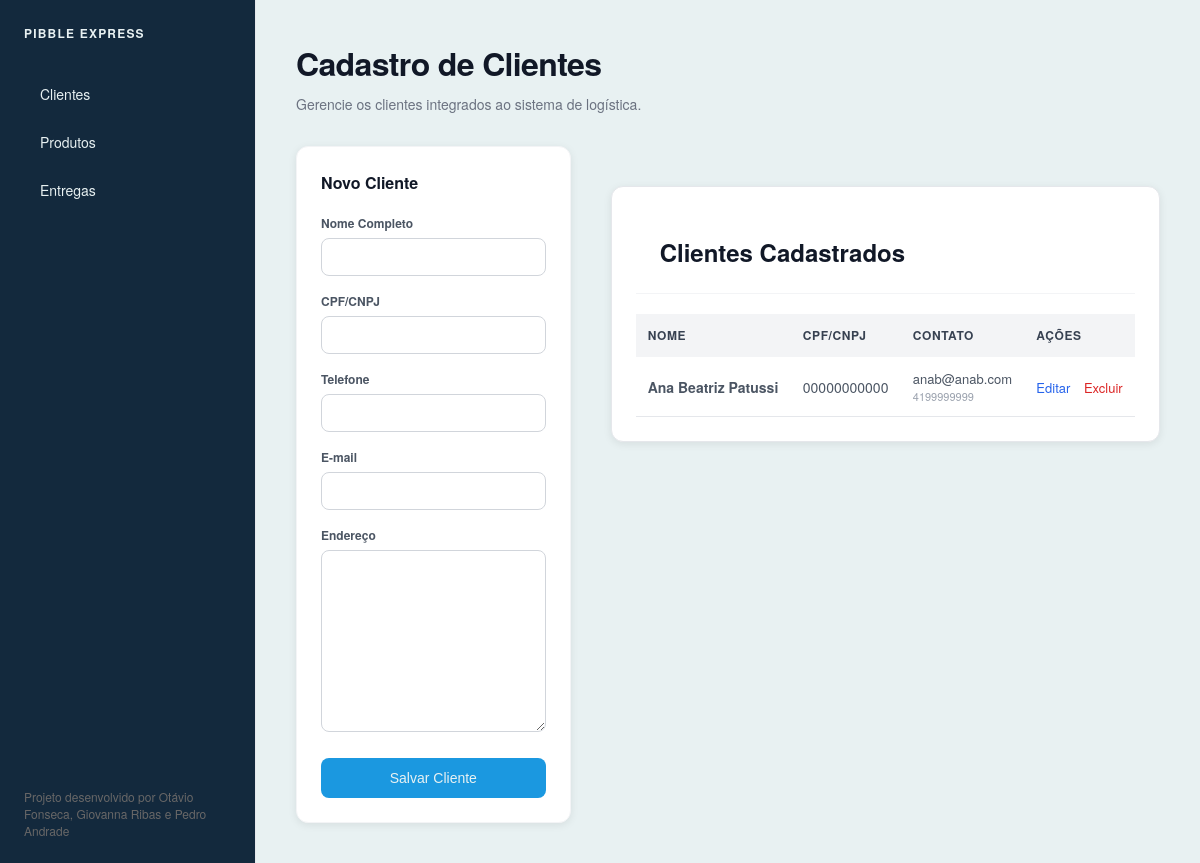
/clientes/, run on the app's committed database.
### clientes/models.py (models this page shows, shortened)
class Cliente(models.Model):
    nome_completo = models.CharField(max_length=255, verbose_name="Nome Completo")
    cpf_cnpj = models.CharField(max_length=18, unique=True, verbose_name="CPF/CNPJ")
    telefone = models.CharField(max_length=20, verbose_name="Telefone")
    email = models.EmailField(unique=True, verbose_name="E-mail")
    endereco = models.TextField(verbose_name="Endereço")

### core/views.py (the view)
# urls.py: path("clientes/", views.clientes, name="clientes"),
def clientes(request):
    form = ClienteForm(request.POST or None)
    if request.method == "POST" and form.is_valid():
        form.save()
        return redirect("clientes")
    context = {
        "form": form,
        "clientes": Cliente.objects.all().order_by("nome_completo"),
    }
    return render(request, "clientes.html", context)

### clientes/forms.py
class ClienteForm(forms.ModelForm):
    class Meta:
        model = Cliente
        fields = ["nome_completo", "cpf_cnpj", "telefone", "email", "endereco"]

### templates/clientes.html (shortened to what this page needs)
{% extends 'base.html' %}
{% block content %}
<header>
    <h1 class="header-title">Cadastro de Clientes</h1>
    <p class="header-subtitle">
        Gerencie os clientes integrados ao sistema de logística.
    </p>
</header>
<div class="mudar-layout-grid">
    <div class="card">
        <h2 class="form-title">
            {% if editando %}Editar Cliente{% else %}Novo Cliente{% endif %}
        </h2>
        <form method="POST" class="form-container">
            {% for field in form %}
            <div class="form-group">
                <label class="form-label">
                    {{ field.label }}
                </label>
                {{ field }}
            </div>
            {% endfor %}
            <button type="submit" class="btn-submit">
                {% if editando %}Atualizar Cliente{% else %}Salvar Cliente{% endif %}
            </button>
        </form>
    </div>
    <div class="report-section">
        <div class="report-header">
            <h2>Clientes Cadastrados</h2>
        </div>
        <div class="table-container">
            <table class="data-table">
                <thead>
                    <tr>
                        <th>Nome</th>
                        <th>CPF/CNPJ</th>
                        <th>Contato</th>
                        <th>Ações</th>
                    </tr>
                </thead>
                <tbody>
                    {% for cliente in clientes %}
                    <tr>
                        <td class="client-name">
                            {{ cliente.nome_completo }}
                        </td>
                        <td>
                            {{ cliente.cpf_cnpj }}
                        </td>
                        <td>
                            <div class="contact-email">
                                {{ cliente.email }}
                            </div>
                            <div class="contact-phone">
                                {{ cliente.telefone }}
                            </div>
                        </td>
                        <td>
                            <a
                                href="{% url 'editar_cliente' cliente.pk %}"
                                class="edit-link"
                            >
                                Editar
                            </a>
                            <a
                                href="{% url 'deletar_cliente' cliente.pk %}"
                                class="delete-link"
                                onclick="return confirm('Deseja excluir este cliente?')"
                            >
                                Excluir
                            </a>
                        </td>
                    </tr>
                    {% empty %}
                    <tr>
                        <td colspan="4" class="empty-message">
                            Nenhum cliente cadastrado.
                        </td>
                    </tr>
                    {% endfor %}
                </tbody>
            </table>
        </div>
    </div>
</div>
{% endblock %}

### static/css/style.css (style rules this page uses)
* { margin: 0; padding: 0; box-sizing: border-box; }
body { font-family: 'Helvetica Neue', Helvetica, Arial, sans-serif; background-color: #E8F1F2; color: #111827; display: flex; height: 100vh; height: 100vh; overflow: hidden; }
.header-title { font-size: 24px; font-weight: 600; letter-spacing: -0.02em; margin-bottom: 4px; }
.header-subtitle { font-size: 14px; color: #6b7280; margin-bottom: 32px; }
.card { background-color: #ffffff; padding: 24px; border-radius: 12px; border: 1px solid #f3f4f6; }
.report-section { background-color: #ffffff; border-radius: 12px; border: 1px solid #e5e7eb; overflow: hidden; }
.report-header { padding: 24px; border-bottom: 1px solid #f3f4f6; display: flex; justify-content: space-between; align-items: center; }
.table-container { overflow-x: auto; }
.data-table { width: 100%; border-collapse: collapse; text-align: left; font-size: 14px; }
.data-table th { background-color: #f9fafb; padding: 16px 24px; font-size: 12px; font-weight: 600; text-transform: uppercase; letter-spacing: 0.05em; color: #9ca3af; border-bottom: 1px solid #f3f4f6; }
.data-table td { padding: 16px 24px; color: #4b5563; border-bottom: 1px solid #f3f4f6; }
.header-title { font-size: 32px; font-weight: bold; color: #111827; }
.header-subtitle { margin-top: 8px; color: #6b7280; }
.card { background: #ffffff; padding: 24px; border-radius: 12px; box-shadow: 0 2px 8px rgba(0, 0, 0, 0.08); }
.report-section { margin-top: 40px; background: #ffffff; padding: 24px; border-radius: 12px; box-shadow: 0 2px 8px rgba(0, 0, 0, 0.08); }
.report-header { display: flex; justify-content: space-between; align-items: center; margin-bottom: 20px; }
.data-table { width: 100%; border-collapse: collapse; }
.data-table th { background-color: #f3f4f6; text-align: left; padding: 12px; color: #374151; }
.data-table td { padding: 12px; border-bottom: 1px solid #e5e7eb; }
.mudar-layout-grid { display: grid; grid-template-columns: 1fr 2fr; gap: 40px; align-items: start; }
.form-title { font-size: 16px; font-weight: 600; margin-bottom: 20px; }
.form-container { display: flex; flex-direction: column; gap: 16px; }
.form-group { display: flex; flex-direction: column; gap: 6px; }
.form-label { font-size: 12px; font-weight: 600; color: #4b5563; }
.form-group input, .form-group select, .form-group textarea { width: 100%; padding: 10px 12px; border: 1px solid #d1d5db; border-radius: 8px; font-size: 14px; }
.btn-submit { width: 100%; padding: 12px; margin-top: 10px; border: none; border-radius: 8px; background-color: #1B98E0; color: #E8F1F2; font-size: 14px; cursor: pointer; transition: 0.3s; }
.client-name { font-weight: 600; color: #111827; }
.contact-email { font-size: 13px; }
.contact-phone { font-size: 11px; color: #9ca3af; }
.delete-link { color: #dc2626; text-decoration: none; font-size: 13px; font-weight: 500; margin-left: 10px; }
.edit-link { color: #2563eb; text-decoration: none; font-size: 13px; font-weight: 500; }

### data on the page
Cliente: nome_completo "Ana Beatriz Patussi", cpf_cnpj "00000000000", email "anab@anab.com", telefone "4199999999"

### other printed values
{{ field.label }} "Nome Completo" "CPF/CNPJ" "Telefone" "E-mail" "Endereço"
